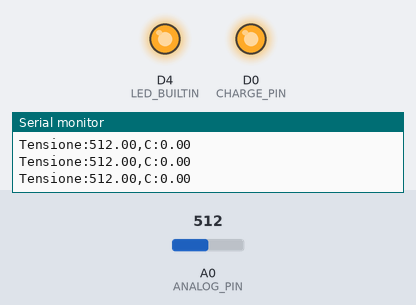
Simulated run of this sketch. Board: ESP8266 (Wemos D1 mini). Shown: output pins drawn as LEDs (lit = HIGH, except the on-board LED, lit = LOW), the last lines printed to the serial monitor. The test bench sets the inputs (shaded band); at power-on: A0 (ANALOG_PIN) = 512.

Above: at 1.2 s.
1.3 s: A0 (ANALOG_PIN) set to 640
2.8 s: A0 (ANALOG_PIN) set to 656
At 4.0 s:
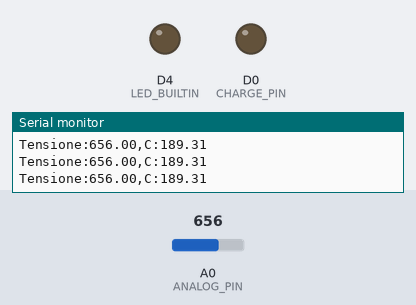
4.3 s: A0 (ANALOG_PIN) set to 23
5.8 s: A0 (ANALOG_PIN) set to 18
At 7.0 s:
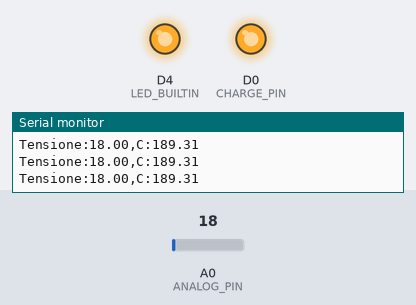
7.3 s: A0 (ANALOG_PIN) set to 716
At 8.7 s:
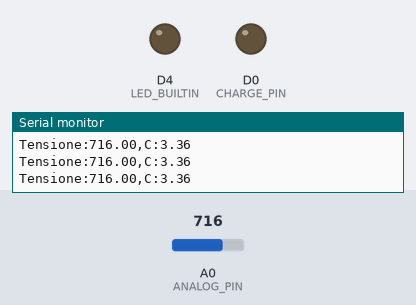
Timing chart, 0 to 9.8 s (numbered marks = the images above; inputs shaded):
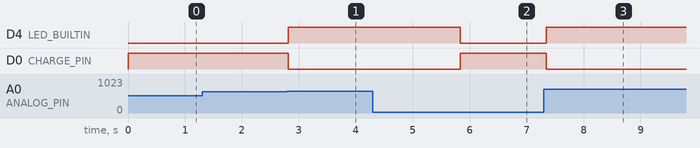

Measured:
- the behaviour switches between 647 and 648 on A0 (ANALOG_PIN) (found by bisection; images 0 and 1)
- the behaviour switches between 21 and 20 on A0 (ANALOG_PIN) (found by bisection; images 1 and 2)
- after the input at 2.8 s, D4 (LED_BUILTIN): LOW → HIGH at once; D0 (CHARGE_PIN): HIGH → LOW at once
- after the input at 5.8 s, D4 (LED_BUILTIN): HIGH → LOW at once; D0 (CHARGE_PIN): LOW → HIGH at once
- after the input at 7.3 s, D4 (LED_BUILTIN): LOW → HIGH at once; D0 (CHARGE_PIN): HIGH → LOW at once

The sketch:

PlotCapacitor.ino
```cpp
// *** ASPETTATE A PROVARLO! lo facciamo insieme in lab ***
// nel senso: attenzione alla polarità del condensatore elettrolitico

// elaborazione di https://www.arduino.cc/en/Tutorial/CapacitanceMeter
// ho semplificato l'esempio originale, non usa più due resistenze...

#define ANALOG_PIN A0 // analog pin for measuring capacitor voltage
#define CHARGE_PIN D0 // D0 Wemos (cambiare pin per Arduino, usare ad esempio 8) pin to charge the capacitor - connected to one end of the charging resistor

// in Ohm! (gli zeri sono quelli reali) change this to whatever resistor value
// you are using
#define RESISTOR 14870.0F

#define PLOT
#define CALC

#define DELAY 50
//#define DELAY 10

// per scambiarli nel caso siano invertiti LOW/HIGH
#define CHARGE HIGH
#define DISCHARGE LOW

#define COMPLETELY_DISCHARGED 20 // volendo calcolare anche la rampa di discesa = 648*.37
//#define PARTIALLY_DISCHARGED 238		// 63.2% del PARTIALLY_CHARGED

#define PARTIALLY_CHARGED 648 // 63.2% (RC) => 648
//#define PARTIALLY_CHARGED 950

#define COMPLETELY_CHARGED 1000

// timestamps
unsigned long startCharge;
unsigned long endCharge;

// mode
boolean charge = false;

// V
float v = 0;
float pre_v = 0;

// C
float c = 0;

void charge_mode() {
  // Serial.println("charge");
  charge = true;
  digitalWrite(LED_BUILTIN, LOW); // (LOW is ON on Wemos, HIGH on Arduino)
  digitalWrite(CHARGE_PIN, CHARGE);
  startCharge = millis();
}


// "SINK"!!!
void discharge_mode() {
  // Serial.println("no charge");
  charge = false;
  digitalWrite(LED_BUILTIN, HIGH); // (HIGH is OFF on Wemos, LOW on Arduino)
  digitalWrite(CHARGE_PIN, DISCHARGE);
  endCharge = millis();
}

void setup() {
  pinMode(LED_BUILTIN, OUTPUT);
  pinMode(CHARGE_PIN, OUTPUT); // set CHARGE_PIN to output

  Serial.begin(115200);
  Serial.println("booted");
  charge_mode(); // start in "unsafe" mode
}

void voltage() {
  pre_v = v;
  v = analogRead(ANALOG_PIN);
#ifdef PLOT
  Serial.print("Tensione:");
  Serial.print(v);
  Serial.print(",C:");
  Serial.println(c);
#endif
}

/** calcola uF conoscendo il tempo e la resistenza
 *
 *  prima era 'int milliseconds e su piattaforme diverse (wemos vs. arduino)
 * valuta diversamente le espressioni
 *
 *  T=RC diventa:
 *
 *  C(Farad) = T(s)/R(ohm) = (millis/1000)/RESISTOR
 *
 *  in microFarad moltiplico per 1000000:
 *
 *  C(microFarad) = 1000000(millis/1000)/RESISTOR =
 *  = 1000(millis)/RESISTOR
 *
 */
float microFarads(float milliseconds) {
  return 1000.0F * milliseconds / RESISTOR;
}

void loop() {
  delay(DELAY);
  // startTime = millis();

  voltage();

  // agli estremi cambio direzione
  if (v <= COMPLETELY_DISCHARGED) {
    charge_mode();
  }
  if (v >= COMPLETELY_CHARGED) {
    discharge_mode();
  } // questo se c'è CALC non viene mai raggiunto

#ifdef CALC
  // ero in charge, calcolo RC e mi rimetto in scarica
  if (v >= PARTIALLY_CHARGED && charge) {
    discharge_mode();
    c = microFarads(endCharge - startCharge);
    // abs in realtà era inutile, qui dovrebbe sempre essere positiva la diff
  }
#endif
}
```
